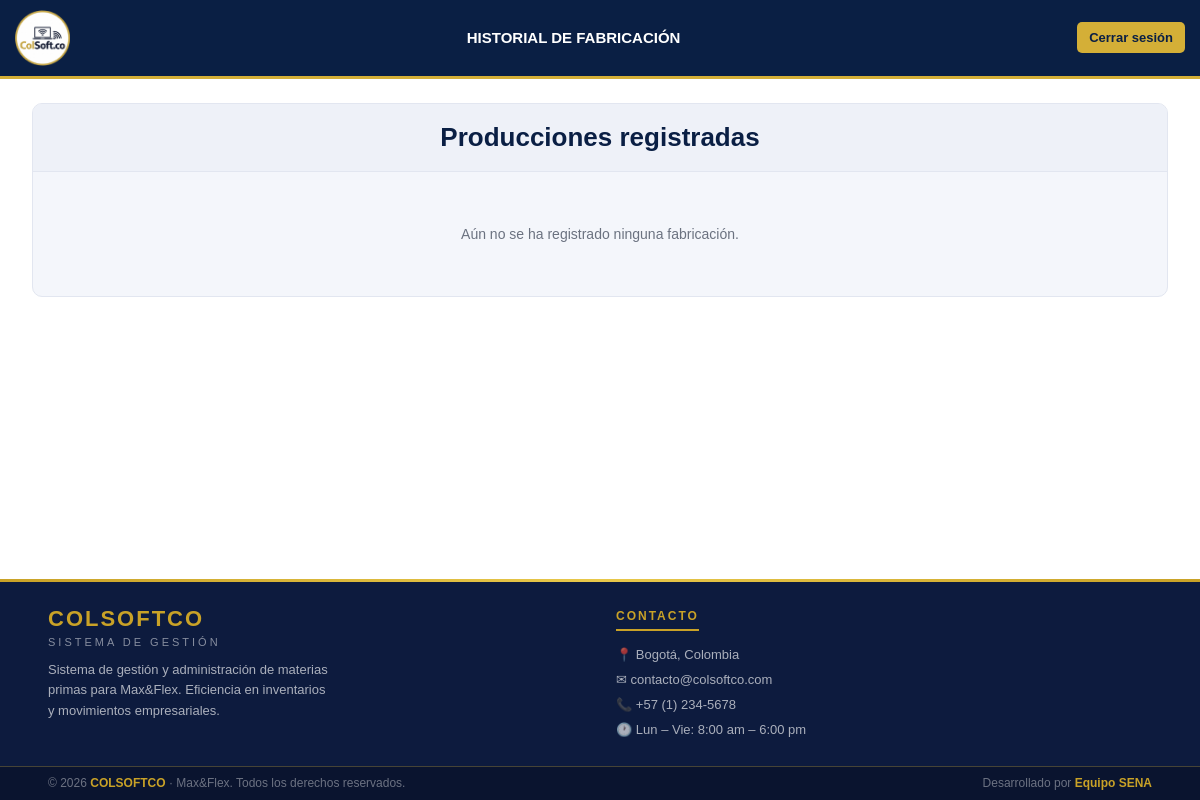
The page /view/historial_fabricacion/historial_fabricacion.php (signed in) on the database as committed earlier.
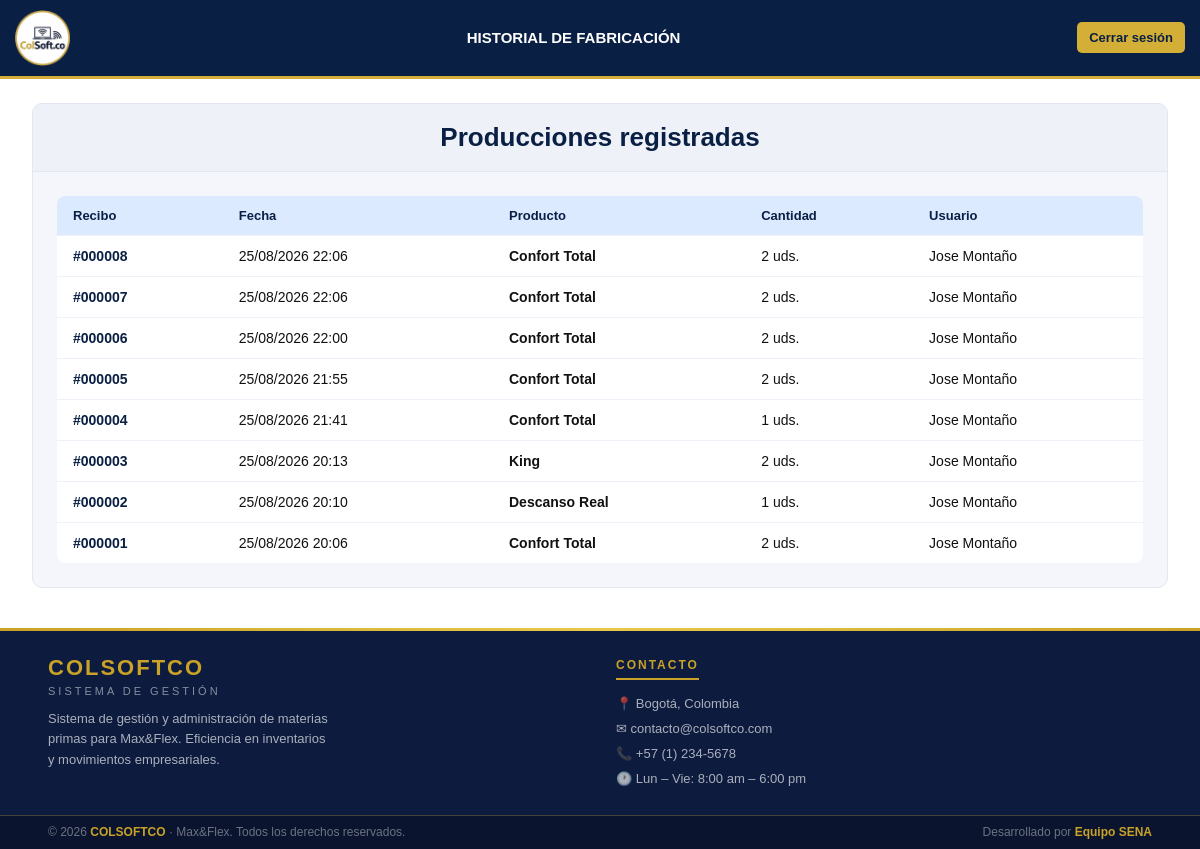
The same page on the database as committed later.
### tables this page shows
CREATE TABLE `historial_produccion` (
  `id` int(11) NOT NULL,
  `id_modelo` int(11) NOT NULL,
  `cantidad` int(11) NOT NULL,
  `fecha_fabricacion` datetime NOT NULL DEFAULT current_timestamp(),
  `usuario` varchar(100) NOT NULL
);

CREATE TABLE `modelos_colchon` (
  `id_modelo` int(11) NOT NULL,
  `nombre_modelo` varchar(80) NOT NULL,
  `serial` varchar(50) NOT NULL
);

### view/historial_fabricacion/historial_fabricacion.php (the view, shortened to what this page needs)
<?php
$conexion = new Conexion();
$dbConn = $conexion->getConnection();
$historial = $dbConn->query(
    "SELECT h.id, m.nombre_modelo, h.cantidad, h.fecha_fabricacion, h.usuario
     FROM historial_produccion h
     INNER JOIN modelos_colchon m ON m.id_modelo = h.id_modelo
     ORDER BY h.fecha_fabricacion DESC"
)->fetchAll(PDO::FETCH_ASSOC);
?>
<!DOCTYPE html>
<html lang="es">
<head>
    <link href="historial_fabricacion.css" rel="stylesheet">
</head>
<body>
    <header>
        <a class="logo" href="../../app/ir_panel.php">
            <img src="../../public/imagenes/logo.png" alt="logo">
        </a>
        <span class="header-title">Historial de Fabricación</span>
        <button id="btnLogout" class="btn-logout" onclick="cerrarSesion()">
            Cerrar sesión
        </button>
    </header>
    <div class="contenedor-historial">
        <div class="panel panel-historial">
            <div class="panel-header">Producciones registradas</div>
            <div class="panel-body">
                <?php if (count($historial) === 0): ?>
                    <p class="placeholder">
                        Aún no se ha registrado ninguna fabricación.
                    </p>
                <?php else: ?>
                    <table class="tabla-historial">
                        <thead>
                            <tr>
                                <th>Recibo</th>
                                <th>Fecha</th>
                                <th>Producto</th>
                                <th>Cantidad</th>
                                <th>Usuario</th>
                            </tr>
                        </thead>
                        <tbody>
                            <?php foreach ($historial as $registro): ?>
                                <tr>
                                    <td class="celda-id">
                                        #<?= str_pad($registro['id'], 6, '0', STR_PAD_LEFT) ?>
                                    </td>
                                    <td>
                                        <?= date('d/m/Y H:i', strtotime($registro['fecha_fabricacion'])) ?>
                                    </td>
                                    <td class="celda-producto">
                                        <?= htmlspecialchars($registro['nombre_modelo']) ?>
                                    </td>
                                    <td>
                                        <?= (int) $registro['cantidad'] ?> uds.
                                    </td>
                                    <td>
                                        <?= htmlspecialchars($registro['usuario']) ?>
                                    </td>
                                </tr>
                            <?php endforeach; ?>
                        </tbody>
                    </table>
                <?php endif; ?>
            </div>
        </div>
    </div>
    <footer>
        <div class="footer-divider"></div>
        <div class="footer-top">
            <div>
                <p class="footer-brand-name">COLSOFTCO</p>
                <p class="footer-brand-sub">Sistema de Gestión</p>
                <p class="footer-brand-desc">
                    Sistema de gestión y administración de materias primas para Max&Flex.
                    Eficiencia en inventarios y movimientos empresariales.
                </p>
            </div>
            <div>
                <p class="footer-col-title">Contacto</p>
                <div class="footer-contact-item">📍 Bogotá, Colombia</div>
                <div class="footer-contact-item">✉ contacto@colsoftco.com</div>
                <div class="footer-contact-item">📞 +57 (1) 234-5678</div>
                <div class="footer-contact-item">🕐 Lun – Vie: 8:00 am – 6:00 pm</div>
            </div>
        </div>
        <div class="footer-bottom">
            <span>© 2026 <strong>COLSOFTCO</strong> · Max&Flex. Todos los derechos reservados.</span>
            <span>Desarrollado por <strong>Equipo SENA</strong></span>
        </div>
    </footer>
</body>
</html>

Rows that differ between the two databases and show on the page:
added historial_produccion: id "000008", fecha_fabricacion "25/08/2026 22:06", id_modelo.nombre_modelo "Confort Total", cantidad "2", usuario "Jose Montaño"
added historial_produccion: id "000007", fecha_fabricacion "25/08/2026 22:06", id_modelo.nombre_modelo "Confort Total", cantidad "2", usuario "Jose Montaño"
added historial_produccion: id "000006", fecha_fabricacion "25/08/2026 22:00", id_modelo.nombre_modelo "Confort Total", cantidad "2", usuario "Jose Montaño"
added historial_produccion: id "000005", fecha_fabricacion "25/08/2026 21:55", id_modelo.nombre_modelo "Confort Total", cantidad "2", usuario "Jose Montaño"
added historial_produccion: id "000004", fecha_fabricacion "25/08/2026 21:41", id_modelo.nombre_modelo "Confort Total", cantidad "1", usuario "Jose Montaño"
added historial_produccion: id "000003", fecha_fabricacion "25/08/2026 20:13", id_modelo.nombre_modelo "King", cantidad "2", usuario "Jose Montaño"
added historial_produccion: id "000002", fecha_fabricacion "25/08/2026 20:10", id_modelo.nombre_modelo "Descanso Real", cantidad "1", usuario "Jose Montaño"
added historial_produccion: id "000001", fecha_fabricacion "25/08/2026 20:06", id_modelo.nombre_modelo "Confort Total", cantidad "2", usuario "Jose Montaño"
Other text that changed with them:
text no longer shown: "Aún no se ha registrado ninguna fabricación."
text now shown: "Recibo Fecha Producto Cantidad Usuario"
